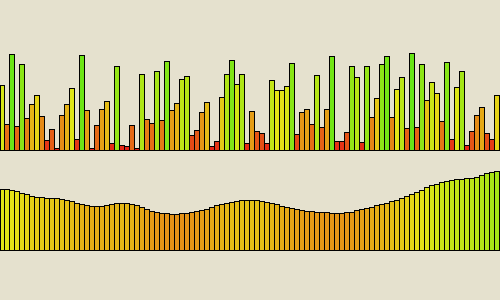
Frame 1 (no input)
Frame 60 (the mouse pressed at the canvas centre just before this capture): identical to frame 1, image omitted
Frame 120 (the mouse held since frame 60 and released just before this capture): identical to frame 1, image omitted

The Processing sketch that drew this single still picture (run headless with seeded random() and noise(); from frame 60 on, the mouse is pressed at the canvas centre):

// Processing sketch: processing_154433
// ── processing_154433.pde

/* OpenProcessing Tweak of *@*http://www.openprocessing.org/sketch/65949*@* */
/* !do not delete the line above, required for linking your tweak if you upload again */
float[] randos;
float[] noisos;
float xinc;
void setup() {
  size(500, 300);
  smooth();
  colorMode(HSB, 360, 100, 100);
  randos = new float[100];
  noisos = new float[100];

  for (int i=0; i<randos.length; i++) {
    randos[i] = random(100);
  }
  for (int i=0; i<noisos.length; i++) {
    noisos[i] = noise(i/50.0)*100.0;
  } 
  xinc = (width - 1) / 100.0;
}

void draw() {
  background(50, 10, 90);
  for (int i=0; i<randos.length; i++) {
    fill(randos[i], 90, 90);
    rect(i*xinc, height/2, xinc, -randos[i]);
    fill(noisos[i], 90,90);
    rect(i*xinc, height-50, xinc, -noisos[i]);
  }
}
